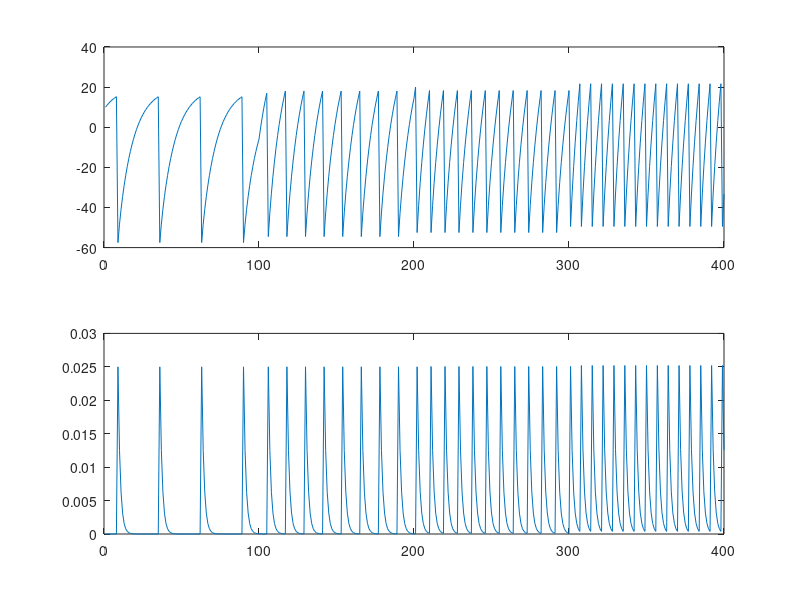

Reproduce this figure in MATLAB.
clear;clc;

vmem    = 10;
imem    = [2*ones(1,100) 5*ones(1,100) 7*ones(1,100) 10*ones(1,100)];
vrst    = -70;
vth     = 15;

tleak = 10;
Esra = 0;

g0 = 0.05;
gsra = 0;
tsra = 2;

gsra_states(1) = gsra;
vmem_states(1) = vmem;

tend = 400;

t0 = 1;

for t=2:tend
    imem_cur = imem(t);
    
    dgsra = -gsra/tsra;
    
    dvmem = imem_cur- vmem/tleak + gsra*(Esra-vmem);
    
    vmem = vmem + dvmem;
    gsra = gsra + dgsra;
    
    gsra_states(t) = gsra;
    vmem_states(t) = vmem;

    if vmem>vth
        gsra = gsra + g0;
        vmem = vrst;
        fprintf("Spike frequency %0.2f Hz\n",(1/(t-t0))*1000);
        t0 = t;
    end

end

figure();
subplot(2,1,1)
plot(1:tend, vmem_states);
subplot(2,1,2)
plot(1:tend, gsra_states);